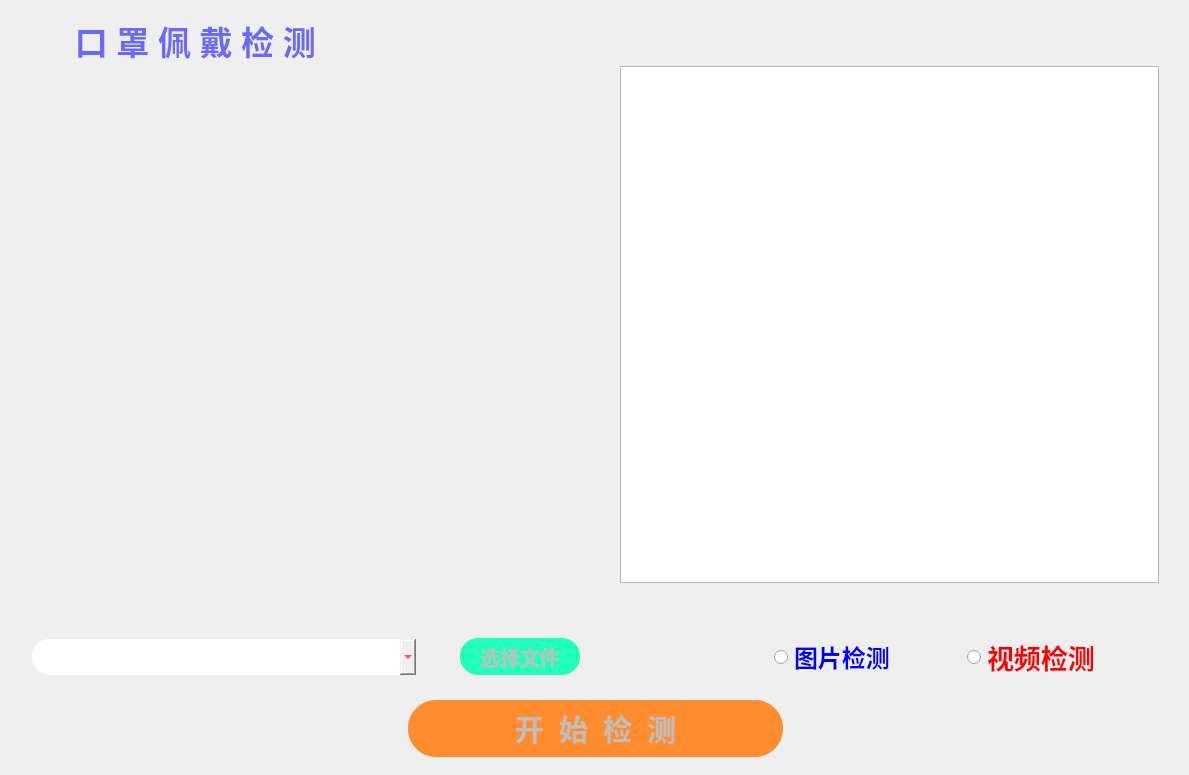
<?xml version="1.0" encoding="UTF-8"?>
<ui version="4.0">
 <author>huang</author>
 <class>Form</class>
 <widget class="QWidget" name="Form">
  <property name="geometry">
   <rect>
    <x>0</x>
    <y>0</y>
    <width>1189</width>
    <height>775</height>
   </rect>
  </property>
  <property name="windowTitle">
   <string>Form</string>
  </property>
  <property name="styleSheet">
   <string notr="true"/>
  </property>
  <layout class="QVBoxLayout" name="verticalLayout_2" stretch="0,6,1,1">
   <property name="spacing">
    <number>1</number>
   </property>
   <property name="leftMargin">
    <number>32</number>
   </property>
   <property name="topMargin">
    <number>16</number>
   </property>
   <property name="rightMargin">
    <number>30</number>
   </property>
   <property name="bottomMargin">
    <number>8</number>
   </property>
   <item>
    <layout class="QHBoxLayout" name="horizontalLayout_3" stretch="1,1">
     <item>
      <widget class="QLabel" name="label_2">
       <property name="font">
        <font>
         <family>华文细黑</family>
         <pointsize>25</pointsize>
         <weight>75</weight>
         <bold>true</bold>
        </font>
       </property>
       <property name="styleSheet">
        <string notr="true">QLabel
{color:rgb(105, 105, 255)}</string>
       </property>
       <property name="text">
        <string>     口 罩 佩 戴 检 测                 </string>
       </property>
      </widget>
     </item>
     <item>
      <widget class="QLabel" name="l3">
       <property name="styleSheet">
        <string notr="true">QLabel
{background:rgb(240, 240, 240)}</string>
       </property>
       <property name="text">
        <string/>
       </property>
      </widget>
     </item>
    </layout>
   </item>
   <item>
    <layout class="QHBoxLayout" name="horizontalLayout_4" stretch="1,0,1">
     <item>
      <widget class="QLabel" name="img_label">
       <property name="sizePolicy">
        <sizepolicy hsizetype="Preferred" vsizetype="Preferred">
         <horstretch>0</horstretch>
         <verstretch>0</verstretch>
        </sizepolicy>
       </property>
       <property name="styleSheet">
        <string notr="true"/>
       </property>
       <property name="text">
        <string/>
       </property>
      </widget>
     </item>
     <item>
      <spacer name="horizontalSpacer">
       <property name="orientation">
        <enum>Qt::Horizontal</enum>
       </property>
       <property name="sizeHint" stdset="0">
        <size>
         <width>47</width>
         <height>20</height>
        </size>
       </property>
      </spacer>
     </item>
     <item>
      <layout class="QVBoxLayout" name="verticalLayout">
       <item>
        <widget class="QTextBrowser" name="print">
         <property name="font">
          <font>
           <family>华文细黑</family>
           <pointsize>16</pointsize>
           <weight>75</weight>
           <bold>true</bold>
           <underline>false</underline>
          </font>
         </property>
         <property name="styleSheet">
          <string notr="true"/>
         </property>
        </widget>
       </item>
      </layout>
     </item>
    </layout>
   </item>
   <item>
    <layout class="QHBoxLayout" name="horizontalLayout" stretch="2,0,1,1,1,1">
     <property name="topMargin">
      <number>50</number>
     </property>
     <item>
      <widget class="QComboBox" name="comboBox">
       <property name="enabled">
        <bool>true</bool>
       </property>
       <property name="sizePolicy">
        <sizepolicy hsizetype="Preferred" vsizetype="Preferred">
         <horstretch>0</horstretch>
         <verstretch>0</verstretch>
        </sizepolicy>
       </property>
       <property name="maximumSize">
        <size>
         <width>399</width>
         <height>36</height>
        </size>
       </property>
       <property name="font">
        <font>
         <family>华文细黑</family>
         <pointsize>14</pointsize>
        </font>
       </property>
       <property name="styleSheet">
        <string notr="true">QComboBox
{color:rgb(255, 0, 0);border-radius:18px}</string>
       </property>
      </widget>
     </item>
     <item>
      <spacer name="horizontalSpacer_2">
       <property name="orientation">
        <enum>Qt::Horizontal</enum>
       </property>
       <property name="sizeHint" stdset="0">
        <size>
         <width>43</width>
         <height>20</height>
        </size>
       </property>
      </spacer>
     </item>
     <item>
      <widget class="QToolButton" name="btn_sel">
       <property name="enabled">
        <bool>false</bool>
       </property>
       <property name="sizePolicy">
        <sizepolicy hsizetype="Maximum" vsizetype="Preferred">
         <horstretch>0</horstretch>
         <verstretch>0</verstretch>
        </sizepolicy>
       </property>
       <property name="maximumSize">
        <size>
         <width>120</width>
         <height>37</height>
        </size>
       </property>
       <property name="font">
        <font>
         <family>华文细黑</family>
         <pointsize>15</pointsize>
         <weight>75</weight>
         <bold>true</bold>
        </font>
       </property>
       <property name="styleSheet">
        <string notr="true">QToolButton
{background:rgb(32, 255, 188);border-radius:18px}</string>
       </property>
       <property name="text">
        <string>选择文件</string>
       </property>
      </widget>
     </item>
     <item>
      <widget class="QLabel" name="label_4">
       <property name="text">
        <string/>
       </property>
      </widget>
     </item>
     <item>
      <widget class="QRadioButton" name="btn_i">
       <property name="sizePolicy">
        <sizepolicy hsizetype="Minimum" vsizetype="Expanding">
         <horstretch>0</horstretch>
         <verstretch>0</verstretch>
        </sizepolicy>
       </property>
       <property name="font">
        <font>
         <family>华文细黑</family>
         <pointsize>18</pointsize>
         <weight>75</weight>
         <bold>true</bold>
        </font>
       </property>
       <property name="styleSheet">
        <string notr="true">QRadioButton
{color:rgb(0, 0, 255)}</string>
       </property>
       <property name="text">
        <string>图片检测</string>
       </property>
      </widget>
     </item>
     <item>
      <widget class="QRadioButton" name="btn_v">
       <property name="sizePolicy">
        <sizepolicy hsizetype="Minimum" vsizetype="Expanding">
         <horstretch>0</horstretch>
         <verstretch>0</verstretch>
        </sizepolicy>
       </property>
       <property name="font">
        <font>
         <family>华文细黑</family>
         <pointsize>20</pointsize>
         <weight>75</weight>
         <bold>true</bold>
        </font>
       </property>
       <property name="styleSheet">
        <string notr="true">QRadioButton
{color:rgb(255, 0, 0)}</string>
       </property>
       <property name="text">
        <string>视频检测</string>
       </property>
      </widget>
     </item>
    </layout>
   </item>
   <item>
    <layout class="QHBoxLayout" name="horizontalLayout_2">
     <property name="topMargin">
      <number>19</number>
     </property>
     <property name="bottomMargin">
      <number>10</number>
     </property>
     <item>
      <widget class="QLabel" name="label_5">
       <property name="text">
        <string/>
       </property>
      </widget>
     </item>
     <item>
      <widget class="QPushButton" name="btn">
       <property name="enabled">
        <bool>false</bool>
       </property>
       <property name="sizePolicy">
        <sizepolicy hsizetype="Preferred" vsizetype="Preferred">
         <horstretch>0</horstretch>
         <verstretch>0</verstretch>
        </sizepolicy>
       </property>
       <property name="font">
        <font>
         <family>华文细黑</family>
         <pointsize>22</pointsize>
         <weight>75</weight>
         <bold>true</bold>
        </font>
       </property>
       <property name="styleSheet">
        <string notr="true">QPushButton
{background:rgb(255, 141, 47);border-radius:28px}</string>
       </property>
       <property name="text">
        <string>开  始  检  测</string>
       </property>
      </widget>
     </item>
     <item>
      <widget class="QLabel" name="label_6">
       <property name="text">
        <string/>
       </property>
      </widget>
     </item>
    </layout>
   </item>
  </layout>
 </widget>
 <resources/>
 <connections>
  <connection>
   <sender>btn_i</sender>
   <signal>clicked(bool)</signal>
   <receiver>btn_sel</receiver>
   <slot>setEnabled(bool)</slot>
   <hints>
    <hint type="sourcelabel">
     <x>775</x>
     <y>643</y>
    </hint>
    <hint type="destinationlabel">
     <x>535</x>
     <y>647</y>
    </hint>
   </hints>
  </connection>
  <connection>
   <sender>btn_i</sender>
   <signal>clicked(bool)</signal>
   <receiver>comboBox</receiver>
   <slot>setEnabled(bool)</slot>
   <hints>
    <hint type="sourcelabel">
     <x>878</x>
     <y>641</y>
    </hint>
    <hint type="destinationlabel">
     <x>326</x>
     <y>655</y>
    </hint>
   </hints>
  </connection>
  <connection>
   <sender>btn_v</sender>
   <signal>clicked(bool)</signal>
   <receiver>btn</receiver>
   <slot>setEnabled(bool)</slot>
   <hints>
    <hint type="sourcelabel">
     <x>1029</x>
     <y>645</y>
    </hint>
    <hint type="destinationlabel">
     <x>748</x>
     <y>714</y>
    </hint>
   </hints>
  </connection>
  <connection>
   <sender>btn_v</sender>
   <signal>clicked(bool)</signal>
   <receiver>comboBox</receiver>
   <slot>setDisabled(bool)</slot>
   <hints>
    <hint type="sourcelabel">
     <x>1078</x>
     <y>642</y>
    </hint>
    <hint type="destinationlabel">
     <x>305</x>
     <y>651</y>
    </hint>
   </hints>
  </connection>
  <connection>
   <sender>btn_v</sender>
   <signal>clicked(bool)</signal>
   <receiver>btn_sel</receiver>
   <slot>setDisabled(bool)</slot>
   <hints>
    <hint type="sourcelabel">
     <x>1115</x>
     <y>647</y>
    </hint>
    <hint type="destinationlabel">
     <x>513</x>
     <y>649</y>
    </hint>
   </hints>
  </connection>
  <connection>
   <sender>btn_i</sender>
   <signal>clicked(bool)</signal>
   <receiver>btn</receiver>
   <slot>setDisabled(bool)</slot>
   <hints>
    <hint type="sourcelabel">
     <x>839</x>
     <y>670</y>
    </hint>
    <hint type="destinationlabel">
     <x>652</x>
     <y>706</y>
    </hint>
   </hints>
  </connection>
 </connections>
</ui>
